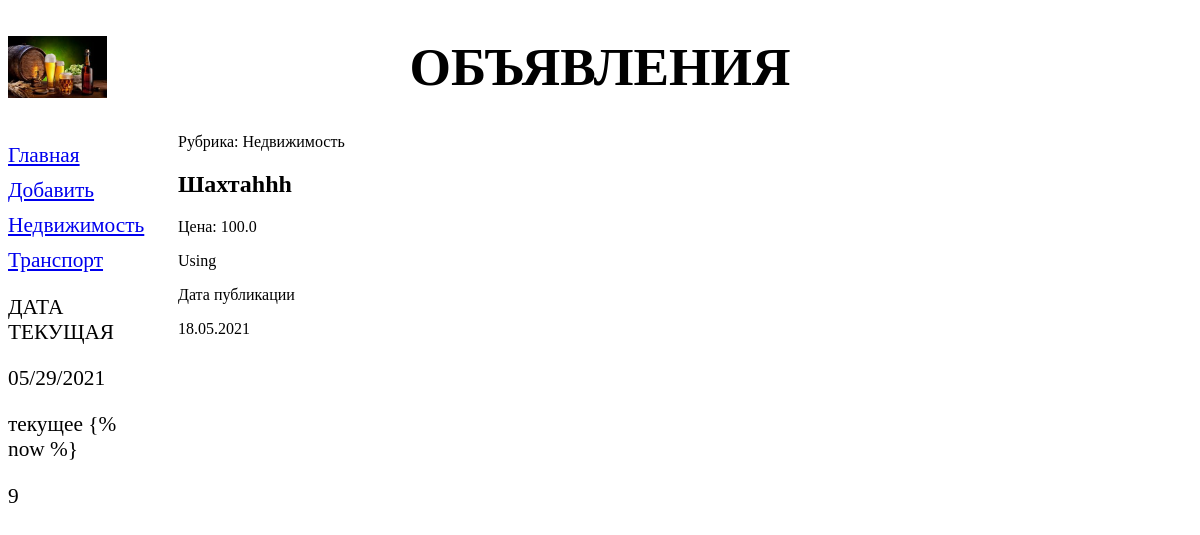
The page /bboard/detail/29/ on the database its author committed.
### bboard/models.py (models this page shows, shortened)
class Rubric(models.Model):
    name = models.CharField(max_length=20, db_index=True, verbose_name='Название')
    class Meta:
        verbose_name_plural='Рубрики'
        verbose_name='Рубрика'
        ordering=['name']

class Bb(models.Model):
    title = models.CharField(max_length=50, verbose_name='Товар', default='Какой-то товар')
    content = models.TextField(null=True, blank=True, verbose_name='Описание')
    price = models.FloatField(null=True, blank=True, verbose_name='Цена', help_text='руб.')
    published = models.DateTimeField(auto_now_add=True, db_index=True, verbose_name='Опубликовано', help_text='Дата и время публикации товара')
    rubric=models.ForeignKey('Rubric', null=True, on_delete=models.PROTECT, verbose_name='Рубрика')
    class Meta:
        verbose_name_plural='Объявления'
        verbose_name='Объявление'
        ordering=['-published']

### bboard/views.py (the view)
# urls.py: path('detail/<int:pk>/', BbDetailView.as_view(), name='detail'),
class BbDetailView(DetailView):
    model = Bb
    def get_context_data(self, **kwargs):
        context=super().get_context_data(**kwargs)
        context['rubrics']=Rubric.objects.all()
        return context

### bboard/templates/bboard/bb_detail.html (shortened to what this page needs)
{% extends "layout/basic.html" %}
{% block content %}
    <div>
        <p>Рубрика: {{ bb.rubric.name }}</p>
        <h2>{{ bb.title }}</h2>
        <p>Цена: {{ bb.price }}</p>
        <p>{{ bb.content }}</p>
        <p>Дата публикации</p>
        <p>{{ bb.published|date:"d.m.Y" }}</p>
    </div>
{% endblock %}

### bboard/templates/layout/basic.html (shortened to what this page needs)
{% load static %}
<!DOCTYPE html>
<html lang="en">
<head>
<link rel="stylesheet" type="text/css" href="{% static 'bboard/style.css' %}">
</head>
<body>
<header><h1>Объявления</h1></header>
<nav>
    <a href="{% url 'bboard:index' %}">Главная</a>
    <a href="{% url 'bboard:add' %}">Добавить</a>
    {% for rubric in rubrics %}
        <a href="{% url 'bboard:by_rubric' rubric.pk %}">{{ rubric.name }}</a>
    {% endfor %}
    <p></p>
    <p>{% now 'SHORT_DATE_FORMAT' %}</p>
    <p>{% verbatim %}
    <p>текущее {% now %}</p>
    {% endverbatim %}</p>
    <p>{{ 5698|get_digit:2 }}</p>
</nav>
<section>
    {% block content %}{% endblock %}
</section>
</body>
</html>

### bboard/static/bboard/style.css (style rules this page uses)
header h1 { font-size: 40pt; text-transform: uppercase; text-align: center; background: url("bg.jpg") left / auto 100% no-repeat; }
nav { font-size: 16pt; width: 150px; float: left; }
nav a { display: block; margin: 10px 0px; }
section { margin-left: 170px; }

### rows shown on the page
Rubric: name "Недвижимость"
Rubric: name "Транспорт"
Bb: rubric.name "Недвижимость", title "Шахтаhhh", price "100.0", content "Using", published "18.05.2021"

### other values the page prints
{{ 5698|get_digit:2 }} "9"
